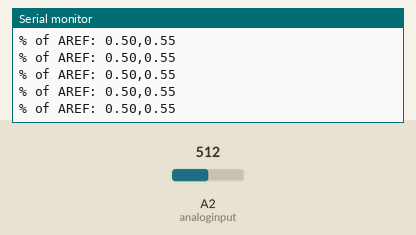
A sketch run on a simulated Arduino Uno, built for the host (arithmetic inside an expression is 32-bit, double 64-bit). Shown: the last lines printed to the serial monitor. The inputs (shaded band) are chosen by the test bench; at power-on: A2 (analoginput) = 512.

Above: at 1.2 s.
1.3 s: A2 (analoginput) set to 716
At 1.68 s:
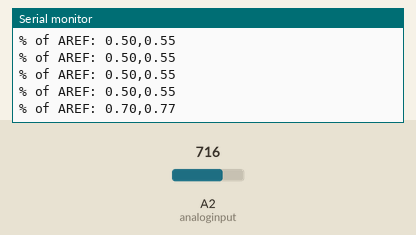
2.8 s: A2 (analoginput) set to 900
At 2.93 s:
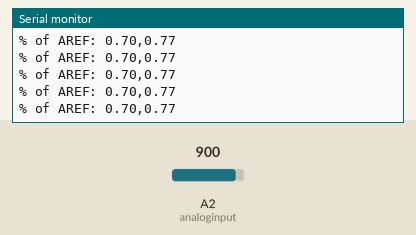
Timing chart, 0 to 5.8 s (numbered marks = the images above; inputs shaded):
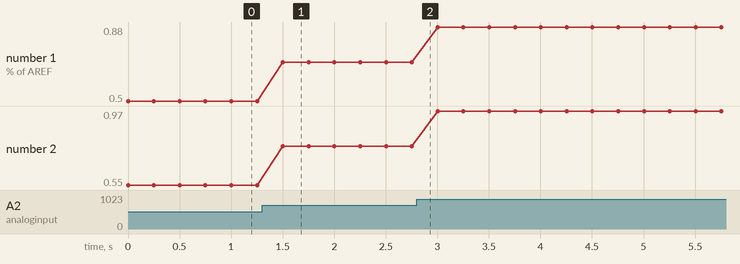

The sketch:

vmed_internal.ino
```cpp
//int analoginput = 0; // our analog pin

int analogamount = 0; // stores incoming value
float percentage = 0; // used to store our percentage value
float voltage =0; // used to store voltage value

#define analoginput A2

void setup()
{
  //lcd.begin(16, 2);
  //analogReference(EXTERNAL); // use AREF for reference voltage
  analogReference(INTERNAL1V1); // use AREF for reference voltage
}

void loop()
{
  Serial.begin(115200);
  //lcd.clear();
  analogamount=analogRead(analoginput);
  percentage=(analogamount/1024.00);
  voltage=analogamount/1024.*1.1; // in millivolts
  //lcd.setCursor(0,0);
  Serial.print("% of AREF: ");
  Serial.print(percentage,2);
  Serial.print(",");
  Serial.println(voltage,2);
  delay(250);
}
```

Measured:
- after the input at 1.3 s, the serial monitor: prints a new line after 0.20 s (image 1)
- plotted number 1: 0.5 → 0.7 after the input at 1.3 s, 0.7 → 0.88 after the input at 2.8 s
- plotted number 2: 0.55 → 0.77 after the input at 1.3 s, 0.77 → 0.97 after the input at 2.8 s
